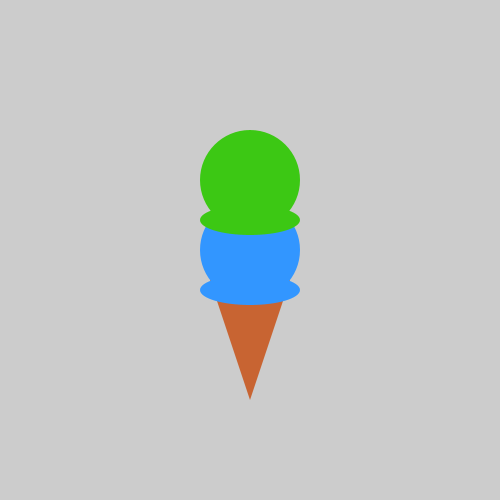
Frame 1 (no input)
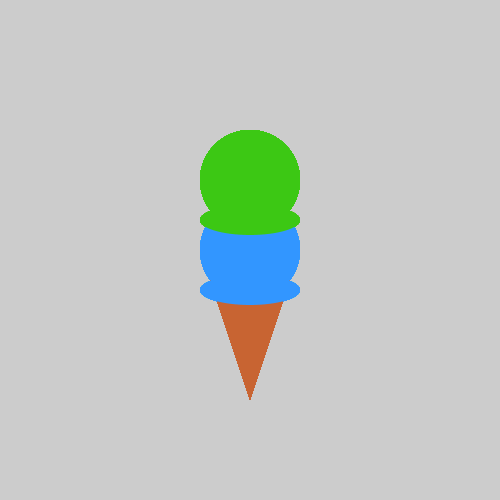
Frame 60 (the mouse pressed at the canvas centre just before this capture)
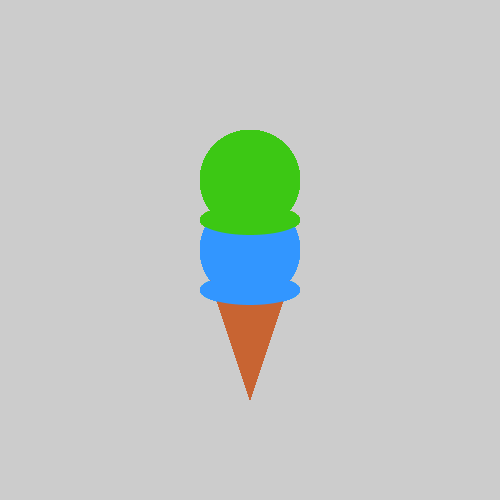
Frame 120 (the mouse held since frame 60 and released just before this capture)

The Processing sketch that drew these frames (run headless with seeded random() and noise(); from frame 60 on, the mouse is pressed at the canvas centre):

// Processing sketch: ice_cream
// ── ice_cream.pde
void setup() {
 size(500, 500); 
}

void draw() {
  // make some ice cream!
  noStroke(); 
  fill (200,100,50);
  triangle (250,400,290,280,210,280);
  fill (50,150,300);
  ellipse (250,250,100,100);
  ellipse (250,290,100,30);
  fill ( 60,200,20);
  ellipse ( 250,180,100,100);
  ellipse (250,220,100,30);
}
